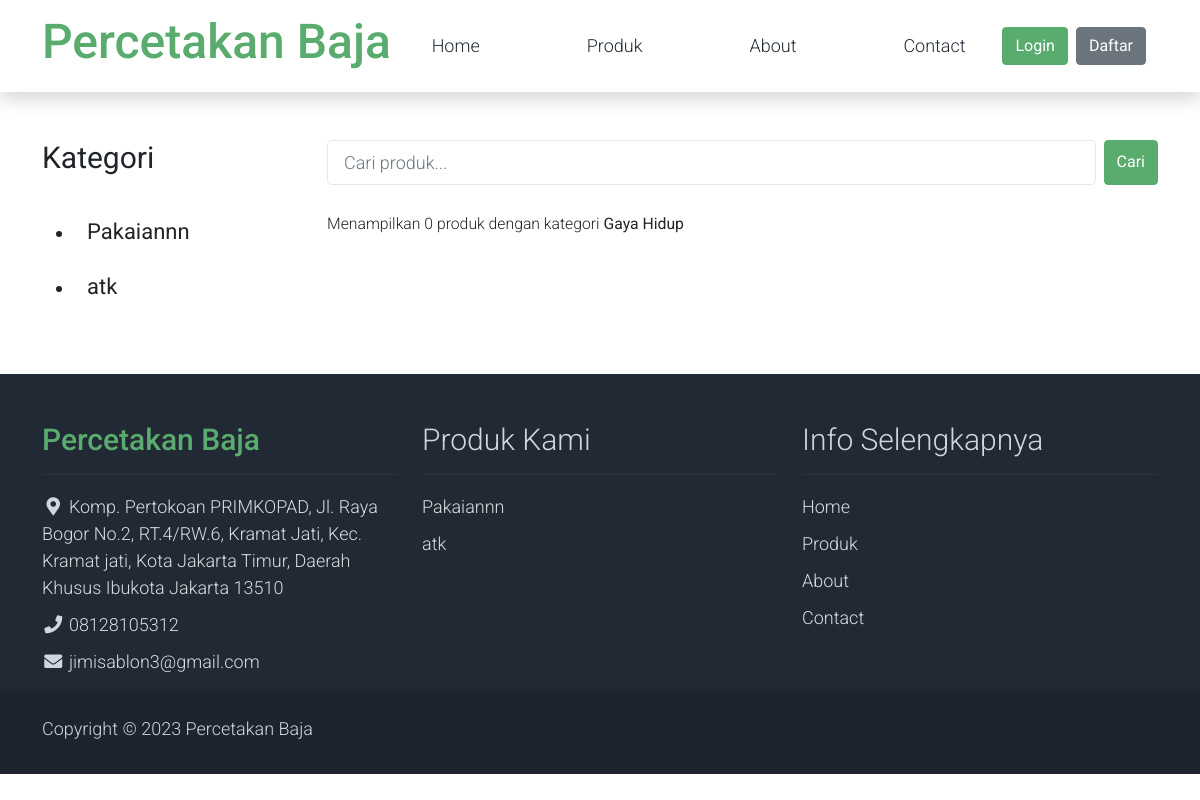
/produk?kategori=Gaya Hidup, run on an earlier commit of the app's database.
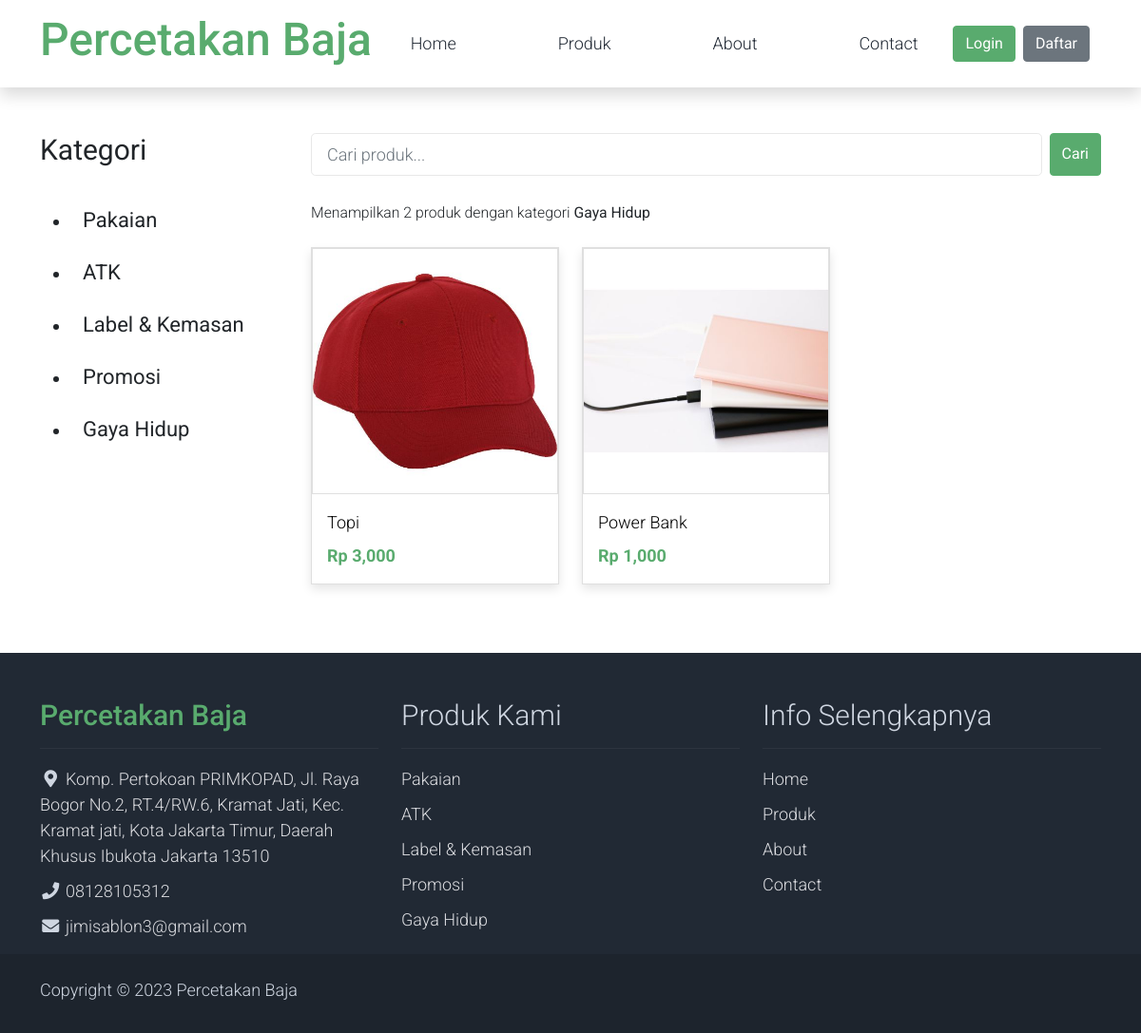
And on a later commit of the database.
### tables this page shows
CREATE TABLE `kategori_produk` (
  `id_kategori_produk` int(11) NOT NULL,
  `nama_kategori_produk` varchar(25) NOT NULL
);

CREATE TABLE `produk` (
  `id_produk` char(5) NOT NULL,
  `nama_produk` varchar(128) NOT NULL,
  `gambar` blob NOT NULL,
  `id_kategori_produk` int(11) NOT NULL,
  `harga` decimal(10,0) NOT NULL,
  `deskripsi` text NOT NULL,
  `slug` varchar(255) NOT NULL
);

### application/controllers/Produk.php (called while the page is built, shortened)
<?php
class Produk extends CI_Controller {
    public function index()
    {
        $data = [
            'content'=>'pelanggan/produk',
            'kategori_produk' => $this->db->select('*')
                    ->get('kategori_produk')->result(),
            'produk' => $this->db->select('*')
                    ->from('produk as p')
                    ->join('kategori_produk as kp', 'kp.id_kategori_produk = p.id_kategori_produk')
                    ->like('nama_produk', $this->input->get('search'), 'both')
                    ->like('nama_kategori_produk', $this->input->get('kategori'), 'both')
                    ->get()->result(),
        ];
        $this->load->view('pelanggan/layouts/app', $data);
    }
}

### index.php (called while the page is built, shortened)
<?php
require_once BASEPATH.'core/CodeIgniter.php';

### application/views/pelanggan/produk.php (the view, shortened to what the changed rows need)
<div class="container py-5">
    <div class="row">
        <div class="col-lg-3">
            <form action="<?= base_url('produk') ?>" method="get">
            <h1 class="h2 pb-4 fw-normal">Kategori</h1>
            <ul class="list-styled templatemo-accordion">
                <?php foreach ($kategori_produk as $row): ?>
                <li>
                    <button onclick="this.form.submit()" name="kategori" value="<?= $row->nama_kategori_produk ?>" class="btn collapsed d-flex justify-content-between h3 text-decoration-none">
                        <?= $row->nama_kategori_produk ?>
                    </button>
                </li>
                <?php endforeach; ?>
            </ul>
            </form>
        </div>
        <div class="col-lg-9">
            <div class="mb-4">
                <small>
                    Menampilkan <?= count($produk) ?> produk
                    <?php if ($this->input->get('kategori')): ?>
                        dengan kategori <b><?= $this->input->get('kategori') ?></b>
                    <?php endif; ?>
                </small>
            </div>
            <div class="row">
                <?php foreach ($produk as $row): ?>
                    <div class="col-md-4">
                        <div class="card mb-4 product-wap rounded-0">
                            <div class="card rounded-0">
                                <img class="card-img rounded-0 img-fluid" src="<?= base_url('assets/uploads/') . $row->gambar ?>">
                            </div>
                            <div class="card-body">
                                <a href="<?= base_url('/produk/detail/') . $row->slug ?>" class="h3 text-decoration-none"><?= $row->nama_produk ?></a>
                                <ul class="w-100 list-unstyled d-flex justify-content-between mb-0">
                                </ul>
                                <p class="mb-0 fw-bold text-success">Rp <?= number_format($row->harga) ?></p>
                            </div>
                        </div>
                    </div>
                <?php endforeach; ?>
            </div>
        </div>
    </div>
</div>

### application/views/pelanggan/layouts/footer.php (shortened to what the changed rows need)
<?php
$kategori_produk = $this->db->select('*')->get('kategori_produk')->result();
?>
<footer class="bg-dark" id="tempaltemo_footer">
        <div class="container">
            <div class="row">
                <div class="col-md-4 pt-5">
                    <h2 class="h2 text-success border-bottom pb-3 border-light logo">Percetakan Baja</h2>
                </div>
                <div class="col-md-4 pt-5">
                    <h2 class="h2 text-light border-bottom pb-3 border-light">Produk Kami</h2>
                    <ul class="list-unstyled text-light footer-link-list">
                        <?php foreach ($kategori_produk as $kategori): ?>
                        <li><a class="text-decoration-none" href="<?= base_url('/produk?kategori=') . $kategori->nama_kategori_produk ?>"><?= $kategori->nama_kategori_produk ?></a></li>
                        <?php endforeach; ?>
                    </ul>
                </div>
                <div class="col-md-4 pt-5">
                    <h2 class="h2 text-light border-bottom pb-3 border-light">Info Selengkapnya</h2>
                </div>
            </div>
        </div>
    </footer>

What changed in the data, as far as the page shows it:
changed kategori_produk: nama_kategori_produk "Pakaiannn" → "Pakaian"
added kategori_produk: nama_kategori_produk "ATK"
added kategori_produk: nama_kategori_produk "Label & Kemasan"
changed kategori_produk: nama_kategori_produk "atk" → "Promosi"
added kategori_produk: nama_kategori_produk "Gaya Hidup"
added produk: gambar (picture), nama_produk "Topi", harga "3,000"
added produk: gambar (picture), nama_produk "Power Bank", harga "1,000"
Also different on the page:
count($produk): "0" → "2"
